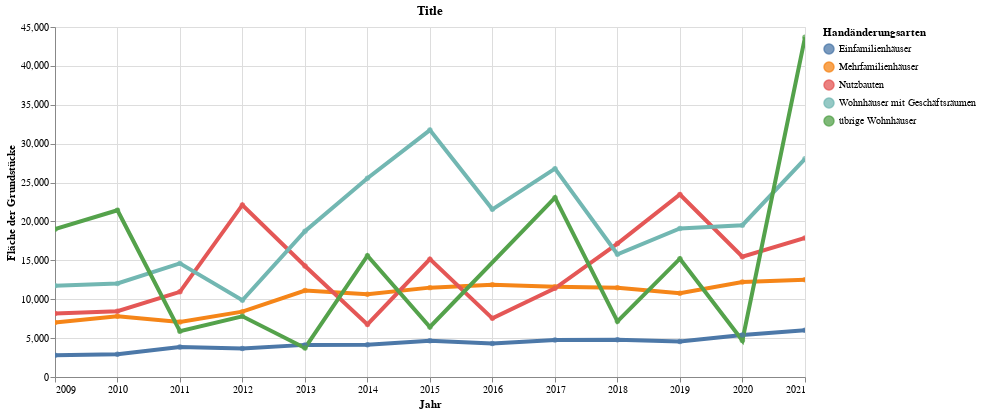

Write notebook code for a chart like this one.
### Code cell
highlight = alt.selection(type='single', on='mouseover',
                          fields=['Medianqmp'], nearest=True)
#x='date:StichtagDatJahr',
base = alt.Chart(data2betested.reset_index().query('Typ =="alle Freihandkäufe"'), title="Title").encode(
    x=alt.X('Jahr', axis=alt.Axis(title='Jahr'))# , axis=alt.Axis(format='%', title='percentage')
    , y=alt.X('Medianqmp', axis=alt.Axis(title='Fläche der Grundstücke'))
    , color=alt.Color('HaeGrstTyp', legend=alt.Legend(title="Handänderungsarten", orient="right"))  
    ,tooltip=['Jahr', 'Typ','HaeGrstTyp','Medianqmp','Anzahl_HAE','Totalm2','Umsatzwert']    
)
points = base.mark_circle().encode(
    opacity=alt.value(0.75)
).add_selection(
    highlight
).properties(
    width=750 , height=350
)
lines = base.mark_line().encode(
    size=alt.condition(~highlight, alt.value(0.9), alt.value(4))
).interactive()

lines + points

### Figure 1 — Vega-Lite specification as saved in the notebook (floating-point values rounded to 4 significant figures)
{"config": {"view": {"continuousWidth": 400, "continuousHeight": 300}}, "layer": [{"mark": "line", "encoding": {"color": {"type": "nominal", "field": "HaeGrstTyp", "legend": {"orient": "right", "title": "Handänderungsarten"}}, "size": {"condition": {"value": 0.9, "selection": {"not": "selector041"}}, "value": 4}, "tooltip": [{"type": "temporal", "field": "Jahr"}, {"type": "nominal", "field": "Typ"}, {"type": "nominal", "field": "HaeGrstTyp"}, {"type": "quantitative", "field": "Medianqmp"}, {"type": "nominal", "field": "Anzahl_HAE"}, {"type": "quantitative", "field": "Totalm2"}, {"type": "quantitative", "field": "Umsatzwert"}], "x": {"type": "temporal", "axis": {"title": "Jahr"}, "field": "Jahr"}, "y": {"type": "quantitative", "axis": {"title": "Fläche der Grundstücke"}, "field": "Medianqmp"}}, "selection": {"selector042": {"type": "interval", "bind": "scales", "encodings": ["x", "y"]}}, "title": "Title"}, {"mark": "circle", "encoding": {"color": {"type": "nominal", "field": "HaeGrstTyp", "legend": {"orient": "right", "title": "Handänderungsarten"}}, "opacity": {"value": 0.75}, "tooltip": [{"type": "temporal", "field": "Jahr"}, {"type": "nominal", "field": "Typ"}, {"type": "nominal", "field": "HaeGrstTyp"}, {"type": "quantitative", "field": "Medianqmp"}, {"type": "nominal", "field": "Anzahl_HAE"}, {"type": "quantitative", "field": "Totalm2"}, {"type": "quantitative", "field": "Umsatzwert"}], "x": {"type": "temporal", "axis": {"title": "Jahr"}, "field": "Jahr"}, "y": {"type": "quantitative", "axis": {"title": "Fläche der Grundstücke"}, "field": "Medianqmp"}}, "height": 350, "selection": {"selector041": {"type": "single", "on": "mouseover", "fields": ["Medianqmp"], "nearest": true}}, "title": "Title", "width": 750}], "data": {"name": "data-537873b672124380c9cbb18ae50d2edf"}, "$schema": "https://vega.github.io/schema/vega-lite/v4.8.1.json", "datasets": {"data-537873b672124380c9cbb18ae50d2edf": [{"Jahr": "2009-01-01T00:00:00", "HaeGrstTyp": "Einfamilienhäuser", "Medianqmp": 2810, "Anzahl_HAE": "131", "Totalm2": 55920.0, "Umsatzwert": 186119400, "Typ": "alle Freihandkäufe"}, {"Jahr": "2009-01-01T00:00:00", "HaeGrstTyp": "Mehrfamilienhäuser", "Medianqmp": 7010, "Anzahl_HAE": "554", "Totalm2": 169400.0, "Umsatzwert": 972004731, "Typ": "alle Freihandkäufe"}, {"Jahr": "2009-01-01T00:00:00", "HaeGrstTyp": "Nutzbauten", "Medianqmp": 8180, "Anzahl_HAE": "92", "Totalm2": 113800.0, "Umsatzwert": 874864342, "Typ": "alle Freihandkäufe"}, {"Jahr": "2009-01-01T00:00:00", "HaeGrstTyp": "Wohnhäuser mit Geschäftsräumen", "Medianqmp": 11730, "Anzahl_HAE": "234", "Totalm2": 68700.0, "Umsatzwert": 541173134, "Typ": "alle Freihandkäufe"}, {"Jahr": "2009-01-01T00:00:00", "HaeGrstTyp": "übrige Wohnhäuser", "Medianqmp": 19010, "Anzahl_HAE": "14", "Totalm2": 14430.0, "Umsatzwert": 83386208, "Typ": "alle Freihandkäufe"}, {"Jahr": "2010-01-01T00:00:00", "HaeGrstTyp": "Einfamilienhäuser", "Medianqmp": 2930, "Anzahl_HAE": "143", "Totalm2": 64110.0, "Umsatzwert": 211347778, "Typ": "alle Freihandkäufe"}, {"Jahr": "2010-01-01T00:00:00", "HaeGrstTyp": "Mehrfamilienhäuser", "Medianqmp": 7820, "Anzahl_HAE": "777", "Totalm2": 171600.0, "Umsatzwert": 1228015880, "Typ": "alle Freihandkäufe"}, {"Jahr": "2010-01-01T00:00:00", "HaeGrstTyp": "Nutzbauten", "Medianqmp": 8450, "Anzahl_HAE": "88", "Totalm2": 184400.0, "Umsatzwert": 1280602161, "Typ": "alle Freihandkäufe"}, {"Jahr": "2010-01-01T00:00:00", "HaeGrstTyp": "Wohnhäuser mit Geschäftsräumen", "Medianqmp": 12030, "Anzahl_HAE": "192", "Totalm2": 76380.0, "Umsatzwert": 512953603, "Typ": "alle Freihandkäufe"}, {"Jahr": "2010-01-01T00:00:00", "HaeGrstTyp": "übrige Wohnhäuser", "Medianqmp": 21440, "Anzahl_HAE": "1-3", "Totalm2": 295.6, "Umsatzwert": 6630000, "Typ": "alle Freihandkäufe"}, {"Jahr": "2011-01-01T00:00:00", "HaeGrstTyp": "Einfamilienhäuser", "Medianqmp": 3860, "Anzahl_HAE": "105", "Totalm2": 46750.0, "Umsatzwert": 210072231, "Typ": "alle Freihandkäufe"}, {"Jahr": "2011-01-01T00:00:00", "HaeGrstTyp": "Mehrfamilienhäuser", "Medianqmp": 7060, "Anzahl_HAE": "587", "Totalm2": 160400.0, "Umsatzwert": 983253725, "Typ": "alle Freihandkäufe"}, {"Jahr": "2011-01-01T00:00:00", "HaeGrstTyp": "Nutzbauten", "Medianqmp": 10950, "Anzahl_HAE": "96", "Totalm2": 76810.0, "Umsatzwert": 741793400, "Typ": "alle Freihandkäufe"}, {"Jahr": "2011-01-01T00:00:00", "HaeGrstTyp": "Wohnhäuser mit Geschäftsräumen", "Medianqmp": 14610, "Anzahl_HAE": "212", "Totalm2": 65810.0, "Umsatzwert": 535303264, "Typ": "alle Freihandkäufe"}, {"Jahr": "2011-01-01T00:00:00", "HaeGrstTyp": "übrige Wohnhäuser", "Medianqmp": 5880, "Anzahl_HAE": "1-3", "Totalm2": 4348.0, "Umsatzwert": 26681790, "Typ": "alle Freihandkäufe"}, {"Jahr": "2012-01-01T00:00:00", "HaeGrstTyp": "Einfamilienhäuser", "Medianqmp": 3650, "Anzahl_HAE": "129", "Totalm2": 60650.0, "Umsatzwert": 248121820, "Typ": "alle Freihandkäufe"}, {"Jahr": "2012-01-01T00:00:00", "HaeGrstTyp": "Mehrfamilienhäuser", "Medianqmp": 8400, "Anzahl_HAE": "520", "Totalm2": 139200.0, "Umsatzwert": 1020383259, "Typ": "alle Freihandkäufe"}, {"Jahr": "2012-01-01T00:00:00", "HaeGrstTyp": "Nutzbauten", "Medianqmp": 22120, "Anzahl_HAE": "115", "Totalm2": 132700.0, "Umsatzwert": 2726646783, "Typ": "alle Freihandkäufe"}, {"Jahr": "2012-01-01T00:00:00", "HaeGrstTyp": "Wohnhäuser mit Geschäftsräumen", "Medianqmp": 9860, "Anzahl_HAE": "146", "Totalm2": 69990.0, "Umsatzwert": 597026775, "Typ": "alle Freihandkäufe"}, {"Jahr": "2012-01-01T00:00:00", "HaeGrstTyp": "übrige Wohnhäuser", "Medianqmp": 7800, "Anzahl_HAE": "1-3", "Totalm2": 3164.0, "Umsatzwert": 24150000, "Typ": "alle Freihandkäufe"}, {"Jahr": "2013-01-01T00:00:00", "HaeGrstTyp": "Einfamilienhäuser", "Medianqmp": 4130, "Anzahl_HAE": "113", "Totalm2": 51340.0, "Umsatzwert": 217789649, "Typ": "alle Freihandkäufe"}, {"Jahr": "2013-01-01T00:00:00", "HaeGrstTyp": "Mehrfamilienhäuser", "Medianqmp": 11110, "Anzahl_HAE": "543", "Totalm2": 135200.0, "Umsatzwert": 947748872, "Typ": "alle Freihandkäufe"}, {"Jahr": "2013-01-01T00:00:00", "HaeGrstTyp": "Nutzbauten", "Medianqmp": 14270, "Anzahl_HAE": "66", "Totalm2": 62350.0, "Umsatzwert": 1051315653, "Typ": "alle Freihandkäufe"}, {"Jahr": "2013-01-01T00:00:00", "HaeGrstTyp": "Wohnhäuser mit Geschäftsräumen", "Medianqmp": 18740, "Anzahl_HAE": "188", "Totalm2": 75330.0, "Umsatzwert": 849196655, "Typ": "alle Freihandkäufe"}, {"Jahr": "2013-01-01T00:00:00", "HaeGrstTyp": "übrige Wohnhäuser", "Medianqmp": 3740, "Anzahl_HAE": "1-3", "Totalm2": 4589.0, "Umsatzwert": 7880000, "Typ": "alle Freihandkäufe"}, {"Jahr": "2014-01-01T00:00:00", "HaeGrstTyp": "Einfamilienhäuser", "Medianqmp": 4140, "Anzahl_HAE": "112", "Totalm2": 50220.0, "Umsatzwert": 223307861, "Typ": "alle Freihandkäufe"}, {"Jahr": "2014-01-01T00:00:00", "HaeGrstTyp": "Mehrfamilienhäuser", "Medianqmp": 10650, "Anzahl_HAE": "517", "Totalm2": 108100.0, "Umsatzwert": 792972314, "Typ": "alle Freihandkäufe"}, {"Jahr": "2014-01-01T00:00:00", "HaeGrstTyp": "Nutzbauten", "Medianqmp": 6750, "Anzahl_HAE": "75", "Totalm2": 142800.0, "Umsatzwert": 997416643, "Typ": "alle Freihandkäufe"}, {"Jahr": "2014-01-01T00:00:00", "HaeGrstTyp": "Wohnhäuser mit Geschäftsräumen", "Medianqmp": 25550, "Anzahl_HAE": "330", "Totalm2": 73030.0, "Umsatzwert": 920063985, "Typ": "alle Freihandkäufe"}, {"Jahr": "2014-01-01T00:00:00", "HaeGrstTyp": "übrige Wohnhäuser", "Medianqmp": 15600, "Anzahl_HAE": "4", "Totalm2": 1039.0, "Umsatzwert": 16700000, "Typ": "alle Freihandkäufe"}, {"Jahr": "2015-01-01T00:00:00", "HaeGrstTyp": "Einfamilienhäuser", "Medianqmp": 4670, "Anzahl_HAE": "106", "Totalm2": 47400.0, "Umsatzwert": 212111467, "Typ": "alle Freihandkäufe"}, {"Jahr": "2015-01-01T00:00:00", "HaeGrstTyp": "Mehrfamilienhäuser", "Medianqmp": 11490, "Anzahl_HAE": "713", "Totalm2": 151900.0, "Umsatzwert": 1298066314, "Typ": "alle Freihandkäufe"}, {"Jahr": "2015-01-01T00:00:00", "HaeGrstTyp": "Nutzbauten", "Medianqmp": 15150, "Anzahl_HAE": "105", "Totalm2": 73100.0, "Umsatzwert": 1166908446, "Typ": "alle Freihandkäufe"}, {"Jahr": "2015-01-01T00:00:00", "HaeGrstTyp": "Wohnhäuser mit Geschäftsräumen", "Medianqmp": 31750, "Anzahl_HAE": "358", "Totalm2": 78620.0, "Umsatzwert": 1138992510, "Typ": "alle Freihandkäufe"}, {"Jahr": "2015-01-01T00:00:00", "HaeGrstTyp": "übrige Wohnhäuser", "Medianqmp": 6430, "Anzahl_HAE": "1-3", "Totalm2": 1176.0, "Umsatzwert": 7250000, "Typ": "alle Freihandkäufe"}, {"Jahr": "2016-01-01T00:00:00", "HaeGrstTyp": "Einfamilienhäuser", "Medianqmp": 4300, "Anzahl_HAE": "126", "Totalm2": 57170.0, "Umsatzwert": 265321000, "Typ": "alle Freihandkäufe"}, {"Jahr": "2016-01-01T00:00:00", "HaeGrstTyp": "Mehrfamilienhäuser", "Medianqmp": 11850, "Anzahl_HAE": "618", "Totalm2": 140800.0, "Umsatzwert": 1159300493, "Typ": "alle Freihandkäufe"}, {"Jahr": "2016-01-01T00:00:00", "HaeGrstTyp": "Nutzbauten", "Medianqmp": 7540, "Anzahl_HAE": "84", "Totalm2": 73530.0, "Umsatzwert": 1573743806, "Typ": "alle Freihandkäufe"}, {"Jahr": "2016-01-01T00:00:00", "HaeGrstTyp": "Wohnhäuser mit Geschäftsräumen", "Medianqmp": 21560, "Anzahl_HAE": "216", "Totalm2": 57710.0, "Umsatzwert": 1008097817, "Typ": "alle Freihandkäufe"}, {"Jahr": "2017-01-01T00:00:00", "HaeGrstTyp": "Einfamilienhäuser", "Medianqmp": 4760, "Anzahl_HAE": "104", "Totalm2": 48490.0, "Umsatzwert": 221531487, "Typ": "alle Freihandkäufe"}, {"Jahr": "2017-01-01T00:00:00", "HaeGrstTyp": "Mehrfamilienhäuser", "Medianqmp": 11590, "Anzahl_HAE": "520", "Totalm2": 119000.0, "Umsatzwert": 1140998189, "Typ": "alle Freihandkäufe"}, {"Jahr": "2017-01-01T00:00:00", "HaeGrstTyp": "Nutzbauten", "Medianqmp": 11400, "Anzahl_HAE": "93", "Totalm2": 63930.0, "Umsatzwert": 968494661, "Typ": "alle Freihandkäufe"}, {"Jahr": "2017-01-01T00:00:00", "HaeGrstTyp": "Wohnhäuser mit Geschäftsräumen", "Medianqmp": 26790, "Anzahl_HAE": "211", "Totalm2": 47030.0, "Umsatzwert": 636492122, "Typ": "alle Freihandkäufe"}, {"Jahr": "2017-01-01T00:00:00", "HaeGrstTyp": "übrige Wohnhäuser", "Medianqmp": 23060, "Anzahl_HAE": "1-3", "Totalm2": 885.9, "Umsatzwert": 10500000, "Typ": "alle Freihandkäufe"}, {"Jahr": "2018-01-01T00:00:00", "HaeGrstTyp": "Einfamilienhäuser", "Medianqmp": 4790, "Anzahl_HAE": "125", "Totalm2": 62100.0, "Umsatzwert": 337501784, "Typ": "alle Freihandkäufe"}, {"Jahr": "2018-01-01T00:00:00", "HaeGrstTyp": "Mehrfamilienhäuser", "Medianqmp": 11480, "Anzahl_HAE": "527", "Totalm2": 164500.0, "Umsatzwert": 1563688768, "Typ": "alle Freihandkäufe"}, {"Jahr": "2018-01-01T00:00:00", "HaeGrstTyp": "Nutzbauten", "Medianqmp": 17160, "Anzahl_HAE": "70", "Totalm2": 49300.0, "Umsatzwert": 1019152591, "Typ": "alle Freihandkäufe"}, {"Jahr": "2018-01-01T00:00:00", "HaeGrstTyp": "Wohnhäuser mit Geschäftsräumen", "Medianqmp": 15780, "Anzahl_HAE": "266", "Totalm2": 85780.0, "Umsatzwert": 999833591, "Typ": "alle Freihandkäufe"}, {"Jahr": "2018-01-01T00:00:00", "HaeGrstTyp": "übrige Wohnhäuser", "Medianqmp": 7160, "Anzahl_HAE": "1-3", "Totalm2": 1300.0, "Umsatzwert": 9800000, "Typ": "alle Freihandkäufe"}, {"Jahr": "2019-01-01T00:00:00", "HaeGrstTyp": "Einfamilienhäuser", "Medianqmp": 4570, "Anzahl_HAE": "114", "Totalm2": 60790.0, "Umsatzwert": 313988431, "Typ": "alle Freihandkäufe"}, {"Jahr": "2019-01-01T00:00:00", "HaeGrstTyp": "Mehrfamilienhäuser", "Medianqmp": 10760, "Anzahl_HAE": "464", "Totalm2": 141500.0, "Umsatzwert": 1382168318, "Typ": "alle Freihandkäufe"}, {"Jahr": "2019-01-01T00:00:00", "HaeGrstTyp": "Nutzbauten", "Medianqmp": 23460, "Anzahl_HAE": "74", "Totalm2": 56060.0, "Umsatzwert": 1003937432, "Typ": "alle Freihandkäufe"}, {"Jahr": "2019-01-01T00:00:00", "HaeGrstTyp": "Wohnhäuser mit Geschäftsräumen", "Medianqmp": 19090, "Anzahl_HAE": "180", "Totalm2": 45770.0, "Umsatzwert": 685066160, "Typ": "alle Freihandkäufe"}, {"Jahr": "2019-01-01T00:00:00", "HaeGrstTyp": "übrige Wohnhäuser", "Medianqmp": 15210, "Anzahl_HAE": "1-3", "Totalm2": 1844.0, "Umsatzwert": 37230000, "Typ": "alle Freihandkäufe"}, {"Jahr": "2020-01-01T00:00:00", "HaeGrstTyp": "Einfamilienhäuser", "Medianqmp": 5400, "Anzahl_HAE": "134", "Totalm2": 75820.0, "Umsatzwert": 409687278, "Typ": "alle Freihandkäufe"}, {"Jahr": "2020-01-01T00:00:00", "HaeGrstTyp": "Mehrfamilienhäuser", "Medianqmp": 12220, "Anzahl_HAE": "485", "Totalm2": 128300.0, "Umsatzwert": 1215258063, "Typ": "alle Freihandkäufe"}, {"Jahr": "2020-01-01T00:00:00", "HaeGrstTyp": "Nutzbauten", "Medianqmp": 15470, "Anzahl_HAE": "73", "Totalm2": 60070.0, "Umsatzwert": 1647574493, "Typ": "alle Freihandkäufe"}, {"Jahr": "2020-01-01T00:00:00", "HaeGrstTyp": "Wohnhäuser mit Geschäftsräumen", "Medianqmp": 19520, "Anzahl_HAE": "196", "Totalm2": 45040.0, "Umsatzwert": 859593116, "Typ": "alle Freihandkäufe"}, {"Jahr": "2020-01-01T00:00:00", "HaeGrstTyp": "übrige Wohnhäuser", "Medianqmp": 4700, "Anzahl_HAE": "1-3", "Totalm2": 1929.0, "Umsatzwert": 12400000, "Typ": "alle Freihandkäufe"}, {"Jahr": "2021-01-01T00:00:00", "HaeGrstTyp": "Einfamilienhäuser", "Medianqmp": 6010, "Anzahl_HAE": "120", "Totalm2": 65740.0, "Umsatzwert": 390845708, "Typ": "alle Freihandkäufe"}, {"Jahr": "2021-01-01T00:00:00", "HaeGrstTyp": "Mehrfamilienhäuser", "Medianqmp": 12490, "Anzahl_HAE": "530", "Totalm2": 144200.0, "Umsatzwert": 1633734478, "Typ": "alle Freihandkäufe"}, {"Jahr": "2021-01-01T00:00:00", "HaeGrstTyp": "Nutzbauten", "Medianqmp": 17880, "Anzahl_HAE": "74", "Totalm2": 61990.0, "Umsatzwert": 1542441226, "Typ": "alle Freihandkäufe"}, {"Jahr": "2021-01-01T00:00:00", "HaeGrstTyp": "Wohnhäuser mit Geschäftsräumen", "Medianqmp": 28050, "Anzahl_HAE": "455", "Totalm2": 84060.0, "Umsatzwert": 1259431899, "Typ": "alle Freihandkäufe"}, {"Jahr": "2021-01-01T00:00:00", "HaeGrstTyp": "übrige Wohnhäuser", "Medianqmp": 43670, "Anzahl_HAE": "1-3", "Totalm2": 93.89, "Umsatzwert": 4100000, "Typ": "alle Freihandkäufe"}]}}
